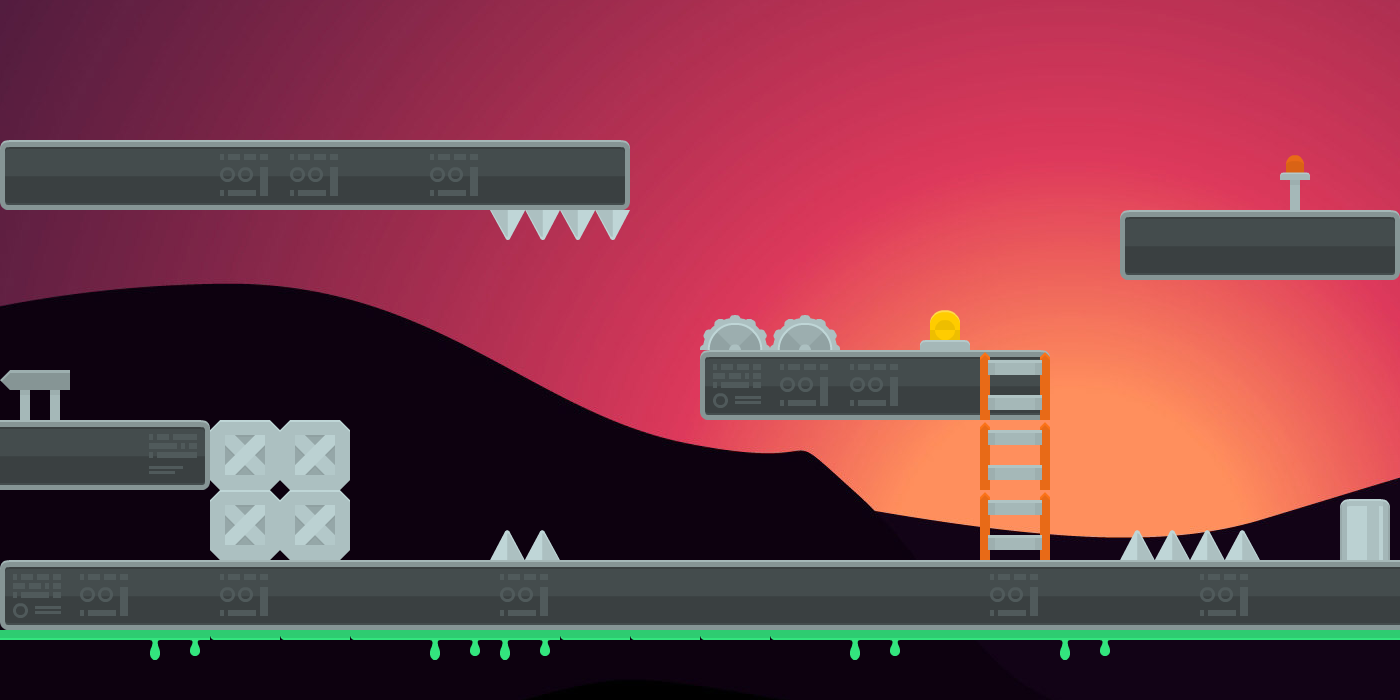

This game map was drawn from its Tiled (.tmx) file and the tilesets committed beside it. A one-line description and the trimmed map source follow:
An orthogonal 20x10 tile map with 70x70 px tiles, 3 tile layers (Background, Desen Katmanı 1, Desen Katmanı 2), 2 tilesets and 11 objects (3x enemy, player, end).

<map version="1.8" tiledversion="1.8.4" orientation="orthogonal" renderorder="right-down" width="20" height="10" tilewidth="70" tileheight="70" infinite="0" nextlayerid="7" nextobjectid="26">
 <tileset firstgid="1" source="PlatformTiles.tsx" />
 <tileset firstgid="113" source="Background.tsx" />
 <objectgroup id="5" name="objects">
  <object id="7" x="0" y="140">
   <polygon points="0,0 630,0 630,70 0,70" />
  </object>
  <object id="8" x="1120" y="210">
   <polygon points="0,0 280,0 280,70 0,70" />
  </object>
  <object id="9" x="700" y="350">
   <polygon points="0,0 350,0 350,70 0,70" />
  </object>
  <object id="12" x="210" y="420">
   <polygon points="0,0 140,0 140,140 0,140" />
  </object>
  <object id="13" x="0" y="420">
   <polygon points="0,0 210,0 210,70 0,70" />
  </object>
  <object id="16" x="0" y="560">
   <polygon points="0,0 0,70 1400,70 1400,0" />
  </object>
  <object id="17" name="player" x="70" y="0" width="70" height="70" />
  <object id="20" name="enemy" x="840" y="280" width="70" height="70" />
  <object id="21" name="enemy" x="1260" y="140" width="70" height="70" />
  <object id="22" name="enemy" x="350" y="70" width="70" height="70" />
  <object id="23" name="end" x="0" y="350" width="70" height="70" />
 </objectgroup>
 <layer id="6" name="Background" width="20" height="10">
  <data>[200 cells, 200 non-empty, 200 distinct tile ids]</data>
 </layer>
 <layer id="1" name="Desen Katmanı 1" width="20" height="10">
  <data>[200 cells, 72 non-empty, 16 distinct tile ids]</data>
 </layer>
 <layer id="4" name="Desen Katmanı 2" width="20" height="10">
  <data>[200 cells, 8 non-empty, 5 distinct tile ids]</data>
 </layer>
</map>
